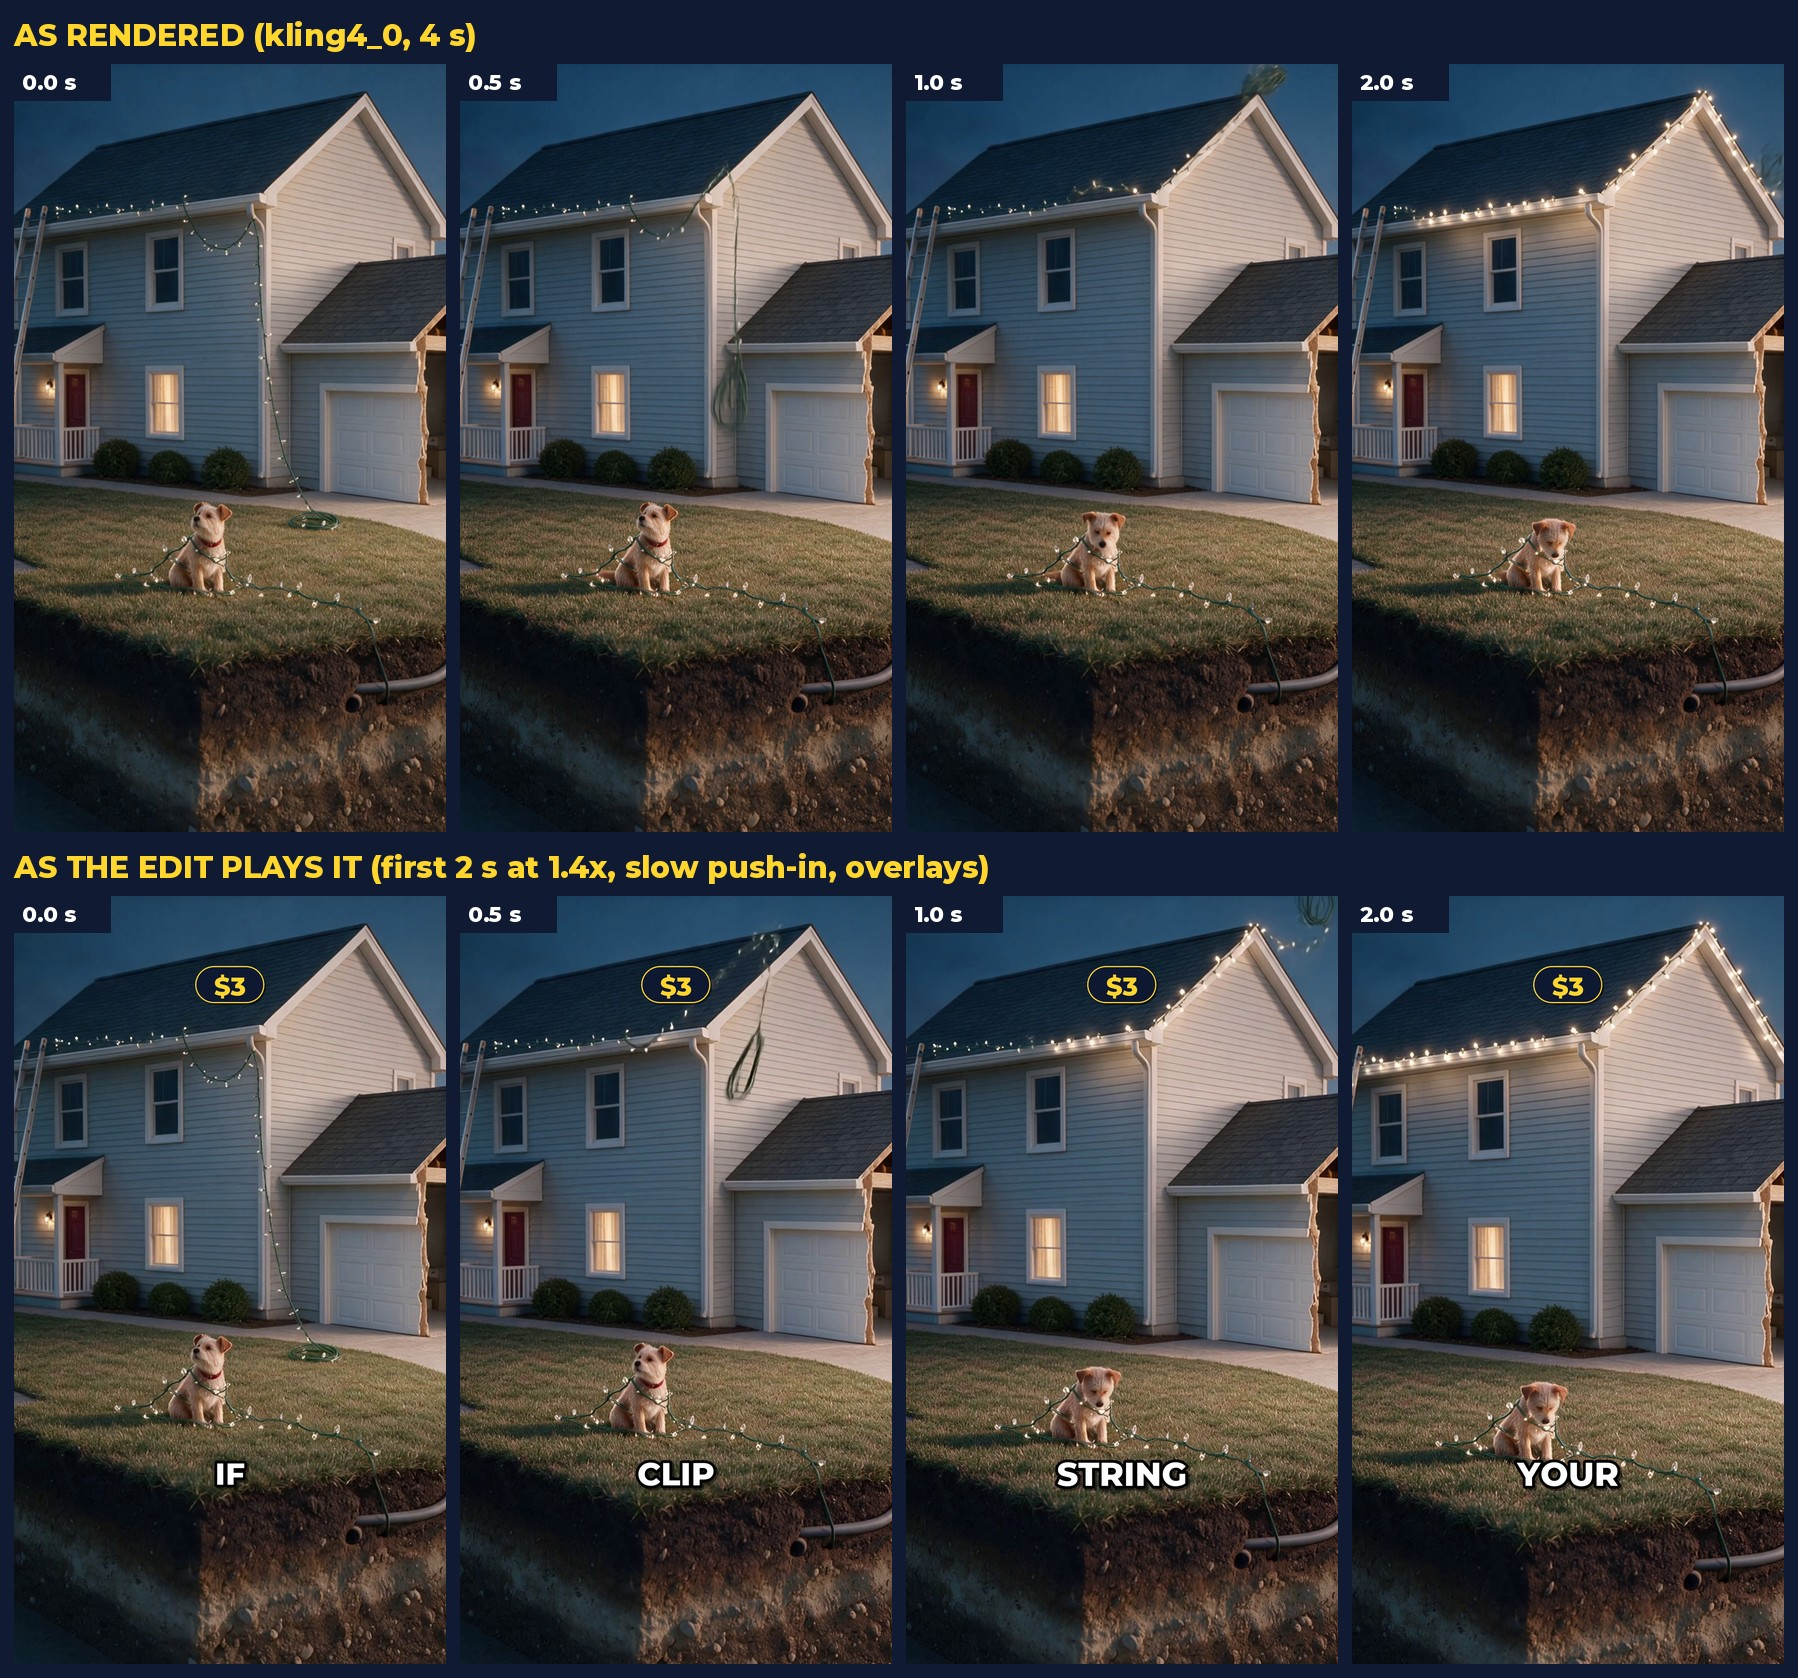

This chart was generated by the following Python code:
# Video 16, Gate D (21 Nov 2026): the two pilots as they will play in the edit, with the build format's overlays on them for
# the first time (the caption, a term label, the price counter), so the sizes in CLAUDE.md section 5 can be checked on a
# phone-sized sheet. No narration exists yet, so the word times are estimates (3.5 words a second) and the previews are silent.
# Run from the work dir: clips/C1.mp4, clips/C3.mp4 (the pilots), stills/FR6.png, stills/OU1.png, fonts/HBXCaption.ttf.
#   python3 16-gateD.py  ->  out/gateD_hook.mp4, out/gateD_flight.mp4, out/gateD_total.mp4,
#                            out/gateD_hook_frames.jpg (frames at 0, 0.5, 1 and 2 s: as rendered, and as the edit plays them),
#                            out/gateD_overlays.jpg (five frames at phone size with TikTok's covered areas marked)
# RAMP is new: the first seconds of the hook clip play faster and the rest slower, so the lit roof line lands earlier
# (kling lit the gable at 1.0 s and the whole roof edge at 1.8-2.0 s; at 1.4x that is 0.7 s and 1.4 s). PUSH as in 15-build.py.
import importlib.util, os, re, subprocess
from PIL import Image, ImageDraw, ImageFont
HERE = os.path.dirname(os.path.abspath(__file__))
spec = importlib.util.spec_from_file_location("ov", os.path.join(HERE, "16-overlays.py")); ov = importlib.util.module_from_spec(spec); spec.loader.exec_module(ov)
W, H, FPS = 1080, 1920, 30
CAP_Y, CAP_FS, MAXW = 1440, 114, 900
SHARP = "unsharp=5:5:0.6:5:5:0.0"
ENC = ['-c:v', 'libx264', '-preset', 'veryfast', '-crf', '16', '-pix_fmt', 'yuv420p', '-r', str(FPS), '-an']
for d in ('seg', 'out', 'tmp'): os.makedirs(d, exist_ok=True)
def run(args): subprocess.run(['ffmpeg', '-loglevel', 'error', '-y'] + args, check=True)
def dur(p): return float(subprocess.run(['ffprobe','-v','error','-show_entries','format=duration','-of','csv=p=0',p],capture_output=True,text=True).stdout)
ts = ov.ts

def est_words(text, a, b):
    """Word times spread over a..b by syllables, with a beat after punctuation (stands in for the narration's timings)."""
    toks = text.split(); wt = []
    for t in toks:
        syl = max(1, len(re.findall(r"[aeiouy]+", re.sub(r"e\b", "", t.lower()))) or 1)
        wt.append(syl + (0.9 if t[-1] in ",:." else 0.0))
    out = []; c = a; k = (b - a) / sum(wt)
    for t, w in zip(toks, wt):
        syl = w - (0.9 if t[-1] in ",:." else 0.0); out.append([round(c, 3), round(c + syl * k, 3), t]); c += w * k
    return out

CAPFONT = ImageFont.truetype('fonts/HBXCaption.ttf', round(CAP_FS * 1000 / 1219))
def cap(w): return re.sub(r"[^A-Za-z0-9'’\-]", "", w).upper()
def caption_events(words, t1):
    ev = []; prev_end = 0.0
    for i, (s, e, w) in enumerate(words):
        s = max(s, prev_end); nxt = words[i + 1][0] if i + 1 < len(words) else None
        end = nxt if (nxt is not None and nxt - e <= 0.35) else e + 0.18
        end = min(max(end, s + 0.12), t1); prev_end = end
        txt = cap(w); sc = min(100, int(100 * MAXW / max(CAPFONT.getlength(txt), 1)))
        ev.append(f"Dialogue: 2,{ts(s)},{ts(end)},Caption,,0,0,0,,{{\\an5\\pos(540,{CAP_Y})\\fscx{int(sc*0.92)}\\fscy{int(sc*0.92)}"
                  f"\\t(0,70,\\fscx{sc}\\fscy{sc})}}{txt}")
    return ev

ASS_HEAD = """[Script Info]
ScriptType: v4.00+
PlayResX: 1080
PlayResY: 1920
ScaledBorderAndShadow: yes
WrapStyle: 2

[V4+ Styles]
Format: Name, Fontname, Fontsize, PrimaryColour, SecondaryColour, OutlineColour, BackColour, Bold, Italic, Underline, StrikeOut, ScaleX, ScaleY, Spacing, Angle, BorderStyle, Outline, Shadow, Alignment, MarginL, MarginR, MarginV, Encoding
Style: Caption,HBX Caption,114,&H00FFFFFF,&H00FFFFFF,&H00000000,&H8C000000,0,0,0,0,100,100,0,0,1,7,5,5,60,60,0,1
""" + ov.STYLES + """
[Events]
Format: Layer, Start, End, Style, Name, MarginL, MarginR, MarginV, Effect, Text
"""

def zoom_xy(fx, fy):
    return (f"max(0,min(iw-iw/zoom,{fx/W}*iw-iw/zoom/2))", f"max(0,min(ih-ih/zoom,{fy/H}*ih-ih/zoom/2))")

def seg(name, src, L, ramp=None, push=None):
    """clips/<src> -> seg/<name>.mp4 at 1080x1920, L seconds. ramp=(t, speed): the clip's first t seconds play at that
    speed and the rest fills what is left of L. push=(focus x, focus y, zoom gained over the segment)."""
    c = dur(src)
    if ramp:
        a, s1 = ramp; s2 = (c - a) / (L - a / s1)
        pts = f"setpts='if(lt(T,{a}),T/{s1},{a / s1:.4f}+(T-{a})/{s2:.4f})/TB',"; note = f"first {a}s at {s1}x, rest at {s2:.2f}x"
    else:
        sp = c / L; pts = f"setpts=PTS/{sp:.4f},"; note = f"{sp:.3f}x"
    vf = (pts + f"scale={W}:{H}:force_original_aspect_ratio=increase,crop={W}:{H},{SHARP},fps={FPS},"
          f"trim=duration={L:.3f},setpts=PTS-STARTPTS,setsar=1")
    run(['-i', src, '-vf', vf] + ENC + [f'seg/{name}.mp4'])
    if push:
        fx, fy, zz = push; n = max(2, round(L * FPS)); x, y = zoom_xy(fx, fy)
        run(['-i', f'seg/{name}.mp4', '-vf', f"scale={W*2}:{H*2},zoompan=z='1+{zz}*on/{n - 1}':x='{x}':y='{y}':d=1:s={W}x{H}:fps={FPS},setsar=1"]
            + ENC + [f'tmp/{name}_z.mp4'])
        os.replace(f'tmp/{name}_z.mp4', f'seg/{name}.mp4'); note += f", push-in to {1 + zz:.2f}x toward ({fx},{fy})"
    print(f"  {name}: {os.path.basename(src)} {c:.2f}s -> {L:.2f}s ({note})")

def still_seg(name, png, L, push):
    fx, fy, zz = push; n = round(L * FPS); x, y = zoom_xy(fx, fy)
    run(['-loop', '1', '-framerate', str(FPS), '-t', f'{L}', '-i', png, '-vf',   # 30 frames a second in, or zoompan runs short
         f"scale={W*2}:{H*2}:force_original_aspect_ratio=increase,crop={W*2}:{H*2},zoompan=z='1+{zz}*on/{n - 1}':x='{x}':y='{y}':d=1:s={W}x{H}:fps={FPS},setsar=1"]
        + ENC + [f'seg/{name}.mp4'])

def burn(name, events, out):
    open(f'tmp/{name}.ass', 'w').write(ASS_HEAD + "\n".join(events) + "\n")
    run(['-i', f'seg/{name}.mp4', '-vf', f'ass=tmp/{name}.ass:fontsdir=fonts', '-c:v', 'libx264', '-preset', 'medium', '-crf', '18',
         '-pix_fmt', 'yuv420p', '-r', str(FPS), '-an', '-movflags', '+faststart', out])

def frame(video, t, size=None):
    run(['-ss', f'{t:.3f}', '-i', video, '-frames:v', '1', 'tmp/_f.png']); im = Image.open('tmp/_f.png').convert('RGB')
    return im.resize(size, Image.LANCZOS) if size else im

# ---- the hook (C1): "If you clip one string of lights to your gutter, you have a Christmas light show." ----
L1 = 4.6
seg('C1', 'clips/C1.mp4', L1, ramp=(2.0, 1.4), push=(560, 900, 0.17))   # 3.7% a second: camera_path.py counts 3% and up as moving;
                                                                          # the focus keeps the dog above the caption
w1 = est_words("If you clip one string of lights to your gutter, you have a Christmas light show.", 0.0, L1 - 0.1)
burn('C1', caption_events(w1, L1) + ov.bill_events({'start': 3, 'steps': [], 'final': None, 'end': L1}, 0, L1), 'out/gateD_hook.mp4')

# ---- the flight (C3): "So you swap every bulb for an LED: the same glow, on about a tenth of the power." ----
L3 = 5.1
seg('C3', 'clips/C3.mp4', L3)
w3 = est_words("So you swap every bulb for an LED: the same glow, on about a tenth of the power.", 0.05, L3 - 0.1)
t_led = max(next(w[0] for w in w3 if w[2].startswith('LED')), 3.3)   # the label waits for its picture: the camera reaches
burn('C3', caption_events(w3, L3) + ov.label_events([("LED", t_led, w3[-1][1] + 0.1)], 0, L3)   # the bulb at ~3.3 s of the clip
     + ov.bill_events({'start': 3, 'steps': [(w3[0][0], 305)], 'final': None, 'end': L3}, 0, L3), 'out/gateD_flight.mp4')

# ---- the closing total, on the finished build's still (the clip isn't rendered yet) ----
L6 = 3.6
still_seg('FR6', 'stills/FR6.png', L6, (540, 900, 0.05))
w6 = est_words("That's your light show. The bill: about two thousand dollars,", 0.0, L6 - 0.1)
t_bill = next(w[0] for w in w6 if w[2] == 'The')
burn('FR6', caption_events(w6, L6) + ov.bill_events({'start': 2107, 'steps': [], 'final': t_bill, 'end': L6}, 0, L6), 'out/gateD_total.mp4')

# ---- the longest label, on the outlet's still ----
L4 = 2.0
still_seg('OU1', 'stills/OU1.png', L4, (540, 900, 0.03))
w4 = est_words("This is a ground-fault outlet.", 0.1, 1.6)
burn('OU1', caption_events(w4, L4) + ov.label_events([("GROUND-FAULT\\NOUTLET", 0.1, 1.9)], 0, L4)
     + ov.bill_events({'start': 308, 'steps': [], 'final': None, 'end': L4}, 0, L4), 'tmp/gateD_label2.mp4')

# ---- sheet 1: the hook's frames at 0, 0.5, 1 and 2 s ----
F = ImageFont.truetype('fonts/HBXCaption.ttf', 30); FS = ImageFont.truetype('fonts/HBXCaption.ttf', 22)
TW, TH = 432, 768; PAD, HEAD = 14, 64
sheet = Image.new('RGB', (4 * TW + 5 * PAD, 2 * (TH + HEAD) + PAD), (16, 26, 51)); d = ImageDraw.Draw(sheet)
rows = (("AS RENDERED (kling4_0, 4 s)", 'clips/C1.mp4'), ("AS THE EDIT PLAYS IT (first 2 s at 1.4x, slow push-in, overlays)", 'out/gateD_hook.mp4'))
for r, (title, vid) in enumerate(rows):
    y0 = r * (TH + HEAD) + PAD; d.text((PAD, y0 + 2), title, font=F, fill=(255, 214, 46))
    for i, t in enumerate((0.0, 0.5, 1.0, 2.0)):
        x0 = PAD + i * (TW + PAD); sheet.paste(frame(vid, t, (TW, TH)), (x0, y0 + HEAD - 14))
        d.rectangle([x0, y0 + HEAD - 14, x0 + 96, y0 + HEAD + 22], fill=(16, 26, 51)); d.text((x0 + 8, y0 + HEAD - 10), f"{t:.1f} s", font=FS, fill=(255, 255, 255))
sheet.save('out/gateD_hook_frames.jpg', quality=90)

# ---- sheet 2: the overlays at phone size, with the areas TikTok covers marked ----
def guides(im):
    o = Image.new('RGBA', im.size, (0, 0, 0, 0)); g = ImageDraw.Draw(o); sx = im.size[0] / W; sy = im.size[1] / H
    for box in ((0, 0, W, 0.09 * H), (0, 0.80 * H, W, H), (940, 950, W, 0.80 * H)):
        g.rectangle([box[0] * sx, box[1] * sy, box[2] * sx, box[3] * sy], fill=(255, 60, 60, 70), outline=(255, 90, 90, 200))
    return Image.alpha_composite(im.convert('RGBA'), o).convert('RGB')
shots = (("hook at 1.2 s", 'out/gateD_hook.mp4', 1.2), ("the price slides in", 'out/gateD_flight.mp4', w3[0][0] + 0.45),
         ("label + new total", 'out/gateD_flight.mp4', t_led + 1.0), ("longest label, 2 lines", 'tmp/gateD_label2.mp4', 1.2),
         ("the closing total", 'out/gateD_total.mp4', L6 - 0.4))
PW, PH = 405, 720
sheet = Image.new('RGB', (len(shots) * PW + (len(shots) + 1) * PAD, PH + HEAD + PAD + 40), (16, 26, 51)); d = ImageDraw.Draw(sheet)
for i, (title, vid, t) in enumerate(shots):
    x0 = PAD + i * (PW + PAD); d.text((x0, PAD + 6), title, font=FS, fill=(255, 214, 46))
    sheet.paste(guides(frame(vid, t, (PW, PH))), (x0, HEAD))
d.text((PAD, HEAD + PH + 8), "Red = covered by TikTok (tabs above 9%, caption and sound below 80%, buttons right of x 940). Each frame is shown at about phone size.",
       font=FS, fill=(255, 255, 255))
sheet.save('out/gateD_overlays.jpg', quality=90)
print("t_led", t_led, "t_bill", t_bill, "| done")
